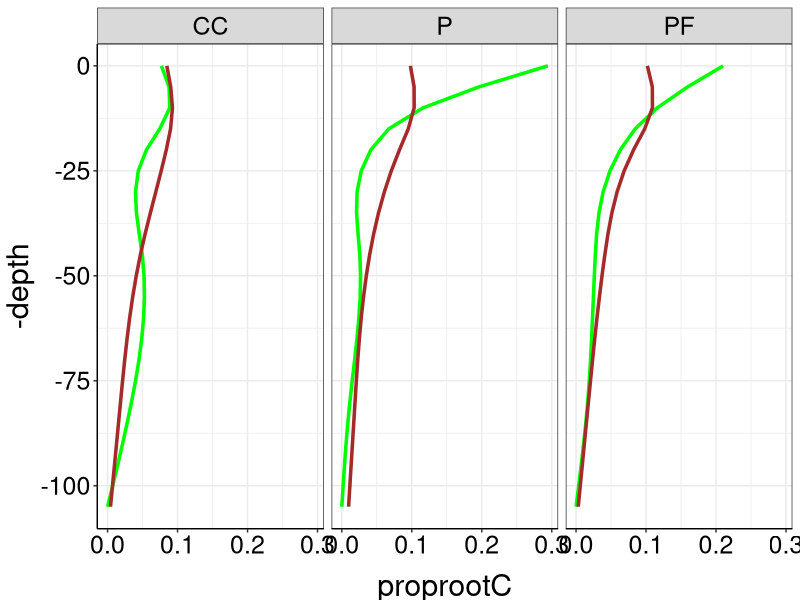
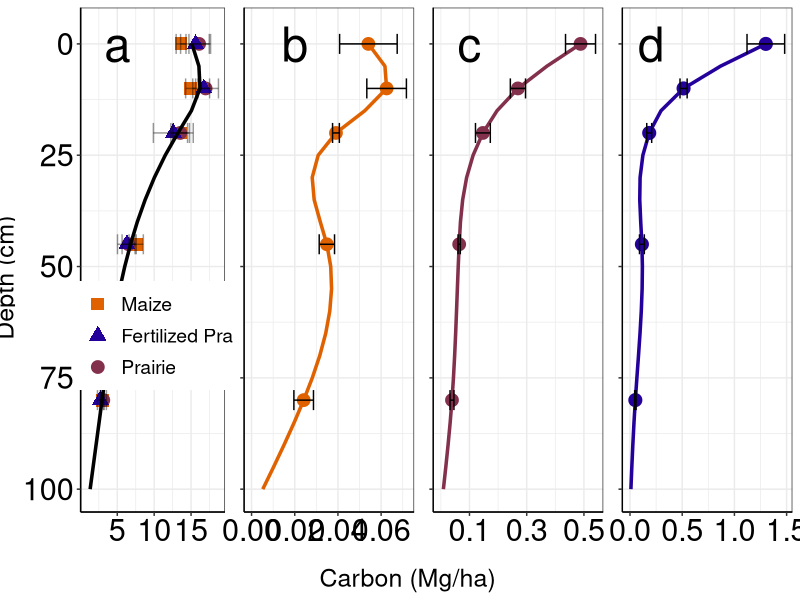

Generate these figures, in order, with R: (Note: this script raises an error after producing the figures.)
library(tidyr)
library(dplyr)
library(ggplot2)
library(plotrix)

this_theme<-theme_bw()+
  theme(#panel.grid.major = element_blank(),
    #panel.grid.minor = element_blank(),
    panel.background = element_blank(),
    axis.line = element_line(),
    legend.position='none', legend.title=element_blank(),
    legend.text = element_text(size=12),
    axis.title.x = element_text(size=22,vjust=-0.5),
    axis.title.y = element_text(size=22,angle=90, vjust=1.2),
    axis.text.x = element_text(colour="black", size=18),
    axis.text.y = element_text(colour="black", size=18), 
    strip.text = element_text(colour="black", size=18))

theme_set(this_theme)



ds2<-read.csv("Data/Equivalent root and C for 5 cm, each plot.csv", header=TRUE)

fake<-tibble(trt = c("CC", "PF", "P"), plot = c("12", "32", "13"), depth = c("105", "105", "105"),
                    root = c(NA, NA, NA), rootC = c(.0001, .0001, .0001), carbon = c(NA, NA, NA))
ds2<-rbind(ds2, fake)

ds2<-ds2%>%
  select(-plot)%>%
  mutate(depth = ifelse((depth == 2.5), 0,
                        ifelse((depth == 10.0), 10,
                               ifelse((depth == 22.5), 20,
                                      ifelse((depth == 45.0), 45,
                                            ifelse((depth == 80.0), 80, 105))))))%>%
  group_by(trt, depth)%>%
  summarise_each(funs(mean(., na.rm = TRUE), std.error(., na.rm = TRUE)))

    
  ds2_depths_possible <- expand.grid(
    depth            = seq(from=min(ds2$depth), max(105), by=5), #Decide resolution here.
    trt              = c("CC", "P", "PF"),
    stringsAsFactors = FALSE
  )

ds2_intpolated <- ds2 %>% 
  right_join(ds2_depths_possible, by=c("trt", "depth")) %>% #Incorporate locations to interpolate
  group_by(trt)%>%
  mutate(
    rootC_interpolated     = spline(x=depth, y=rootC_mean  , xout=depth,  method="natural")$y,
    carbon_interpolated   = spline(x=depth, y=carbon_mean, xout=depth,  method="natural")$y
  ) %>% 
  ungroup()

#ds2_intpolated_rev <- within(ds2_intpolated, depth <- ordered(depth, levels = rev(sort(unique(depth)))))

cc<-ds2_intpolated%>%filter(trt == "CC")
pf<-ds2_intpolated%>%filter(trt == "PF")
p<-ds2_intpolated%>%filter(trt == "P")

cobsmean<-ds2_intpolated%>%
  group_by(depth)%>%
  summarise(avgC = mean(carbon_interpolated))%>%
  full_join(ds2_intpolated, by = "depth")
  #gather(key=variable, value=value, c(avgC, rootC, carbon, rootC_interpolated, carbon_interpolated))%>%

#propfig <- within(propfig, depth <- ordered(depth, levels = rev(sort(unique(depth)))))
#cc <- within(cc, depth <- ordered(depth, levels = rev(sort(unique(depth)))))


rootsCC<-ggplot(cc, aes(x=depth, y=rootC_interpolated)) +
  geom_line(color="#E06100", size=1.2) +
  scale_x_reverse(limits = c(100, -3))+
  #geom_point(shape=1) +
  geom_point(aes(y=rootC_mean), size=4, alpha=1, color="#E06100", na.rm=T) +
  geom_errorbar(aes(ymin=rootC_mean - rootC_std.error, ymax=rootC_mean + rootC_std.error))+
  annotate("text", x=0, y=0.02, label="b", size=12)+
  coord_flip()+
  theme(axis.line = element_line(),
        axis.title.x = element_blank(),
        axis.title.y = element_blank(),
        axis.text.x = element_text(colour="black", size=22),
        axis.text.y = element_blank())

rootsP<-ggplot(p, aes(x=depth, y=rootC_interpolated, color=trt, group=trt)) +
  geom_line(color="#24019B", size=1.2) +
  scale_x_reverse(limits = c(100, -3))+
  #geom_point(shape=1) +
  geom_point(aes(y=rootC_mean), size=4.1, alpha=1, color="#24019B", na.rm=T) +
  geom_errorbar(aes(ymin=rootC_mean - rootC_std.error, ymax=rootC_mean + rootC_std.error), color="black")+
  annotate("text", x=0, y=0.2, label="d", size=12)+
  coord_flip()+
  theme(axis.line = element_line(),
        axis.title.x = element_blank(),
        axis.title.y = element_blank(),
        axis.text.x = element_text(colour="black", size=22),
        axis.text.y = element_blank())

rootsPF<-ggplot(pf, aes(x=depth, y=rootC_interpolated, color=trt, group=trt)) +
  geom_line(color="#83304C", size=1.2) +
  scale_x_reverse(limits = c(100, -3))+
  scale_y_continuous(breaks = c(.1,.3,.5))+
  #geom_point(shape=1) +
  geom_point(aes(y=rootC_mean), size=4, alpha=1, color="#83304C", na.rm=T) +
  geom_errorbar(aes(ymin=rootC_mean - rootC_std.error, ymax=rootC_mean + rootC_std.error), color="black")+
  annotate("text", x=0, y=0.1, label="c", size=12)+
  coord_flip()+
  theme(axis.line = element_line(),
        axis.title.x = element_blank(),
        axis.title.y = element_blank(),
        axis.text.x = element_text(colour="black", size=22),
        axis.text.y = element_blank())

desert<-c("#E06100", "#24019B", "#83304C")
carbon<-ggplot(cobsmean, aes(x=depth, y=avgC)) +
  #geom_point(shape=1) +
  geom_point(aes(y=carbon_mean, shape=trt, color=trt), size=4, alpha=1, na.rm=T) +
  scale_x_reverse(limits = c(100, -3))+
  geom_errorbar(aes(ymin=carbon_mean - carbon_std.error, ymax=carbon_mean + carbon_std.error ), alpha=.4)+
  geom_line(size=1.2) +
  annotate("text", x=0, y=5, label="a", size=12)+
  scale_color_manual(values = desert, breaks=c("CC", "PF", "P"), labels=c("Maize", "Fertilized Prairie", "Prairie"))+
  scale_shape_manual(values = c(15, 17, 19), breaks=c("CC", "PF", "P"), labels=c("Maize", "Fertilized Prairie", "Prairie"))+
  coord_flip()+
  theme(axis.line = element_line(),
        legend.position=c(.62, .35), legend.title=element_blank(),
        legend.text = element_text(size=14), legend.key.size=unit(.8, "cm"),
        axis.title.x = element_blank(),
        axis.title.y = element_blank(),
        axis.text.x = element_text(colour="black", size=22),
        axis.text.y = element_text(colour="black", size=22))
  
###Table 3, is this you? Yes. It is.
sumprops<-ds2_intpolated%>%
  group_by(trt)%>%
  mutate(totalrootC = sum(rootC_interpolated), 
         totalcarbon = sum(carbon_interpolated))%>%
  mutate(proprootC = rootC_interpolated/totalrootC,
         propcarbon = carbon_interpolated/totalcarbon)


  ggplot(sumprops, aes(x=-depth, y=proprootC)) +
 geom_line(color="green", size=1.2) +
 geom_line(aes(y=propcarbon), color="brown", size=1.2) +
 coord_flip()+
  facet_wrap(~trt)
  
split<-sumprops%>%
  mutate(place = ifelse((depth %in% c(0:20)), "top", "bottom"))%>%
  group_by(trt, place)%>%
  summarise(splitC = sum(carbon_interpolated), splitR = sum(rootC_interpolated))%>%
  group_by(trt)%>%
  mutate(totalrootC = sum(splitR), 
         totalcarbon = sum(splitC))%>%
  mutate(proprootC = splitR/totalrootC,
         propcarbon = splitC/totalcarbon)

knitr::kable(split, digits = 2, caption = "Above vs below 20 cm")
  
 

#rootCs
#Measured values were:
#  4  2013     CC  1.953566  1953.566
#5  2013      P 10.148968 10148.968
#6  2013     PF  5.841929  5841.929

#Modeled values were:
#  trt totalrootC totalcarbon
#(chr)     (dbl)       (dbl)
#1    CC  1.884839    160.4608
#2     P 10.397572    162.5389
#3    PF  5.594652    183.6342
  
  library(grid)
  library(gridExtra) #Don't remember if this one is necessary
  
  vplayout<- function(x,y)
    viewport(layout.pos.row=x, layout.pos.col=y)
  
  pdf("Figures/Roots and Soil 2013 Profile.pdf", width = 12, height = 8, family = "Times")
  grid.newpage()
  
  #This sets up the "grid".  This one is 4 rows and 3 columns. 
  #The last row and the first column are tiny because they are axis labels
  pushViewport(viewport(layout = grid.layout(2,5, heights = unit(c(5, 0.4), "null"), 
                                             widths = unit(c(0.4, 5.75, 5,5,5), "null"))))
  
  #This is a label that spans row 1 through 3 (1:3)
  grid.text((expression(paste("Depth (cm)"))), rot = 90, vp = viewport(layout.pos.row = 1, layout.pos.col = 1), gp=gpar(fontsize=18))
  
  #This a label that is centered under columns 2:3 
  grid.text("Carbon (Mg/ha)", vp = viewport(layout.pos.row = 2, layout.pos.col = 2:5), gp=gpar(fontsize=18))
  
  #Then I print the figures I made.  The first one is row 1, column 2 and so on.  
  print(carbon, vp = vplayout(1,2))
  print(rootsCC, vp = vplayout (1,3))
  print(rootsPF, vp = vplayout (1,4))
  print(rootsP, vp = vplayout (1,5))
  dev.off()
  
  
  dodge <- position_dodge(width=.9)
  ds2_intpolated <- within(ds2_intpolated, depth <- ordered(depth, levels = rev(sort(unique(depth)))))
  
  pdf("Figures/Roots and Soil 2013 Absolute Differences.pdf", width = 5, height = 8, family = "Times") 
  ggplot(ds2_intpolated, aes(x=depth, y = rootC_interpolated, fill=trt)) + 
    geom_bar(stat = "identity", position = "dodge") +
    #geom_errorbar(aes(ymax = poxconc + poxconcse, ymin=poxconc - poxconcse), position = dodge, width=0.25) +
    scale_x_reverse(limits = c(100, -3))+
    coord_flip()+
    scale_fill_manual(values = desert, breaks=c("CC", "PF", "P"), labels=c("Maize", "Fertilized Prairie", "Prairie"))+
    guides(col = guide_legend(reverse = FALSE))+
    labs(y = (expression(paste("Root Carbon (Mg ha" ^ "-1",")"))),x = "Depth (cm)")+
    theme(#panel.grid.major = element_blank(),
          panel.grid.minor = element_blank(),
          panel.background = element_blank(),
          axis.line = element_line(),
          legend.position=c(.65,.35), legend.title=element_blank(), 
          legend.key.size=unit(.75, "cm"), legend.text = element_text(size=18),
          axis.title.x = element_text(size=20),
          axis.title.y = element_text(size=20,angle=90),
          axis.text.x = element_text(colour="black", size=20),
          axis.text.y = element_text(colour="black", size=20))
  dev.off()
